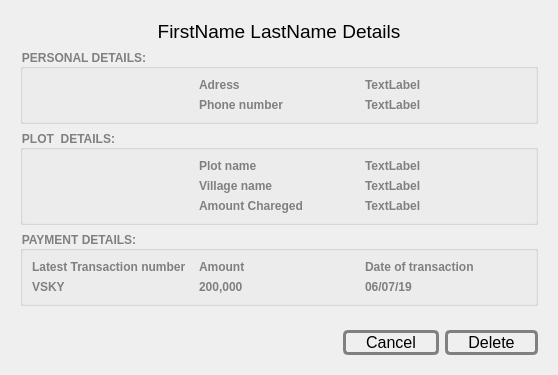
<?xml version="1.0" encoding="UTF-8"?>
<ui version="4.0">
 <class>Dialog</class>
 <widget class="QDialog" name="Dialog">
  <property name="windowModality">
   <enum>Qt::WindowModal</enum>
  </property>
  <property name="geometry">
   <rect>
    <x>0</x>
    <y>0</y>
    <width>558</width>
    <height>349</height>
   </rect>
  </property>
  <property name="windowTitle">
   <string>Dialog</string>
  </property>
  <layout class="QVBoxLayout" name="verticalLayout">
   <item>
    <widget class="QWidget" name="widget" native="true">
     <layout class="QVBoxLayout" name="verticalLayout_2">
      <item>
       <widget class="QLabel" name="title">
        <property name="font">
         <font>
          <pointsize>14</pointsize>
         </font>
        </property>
        <property name="text">
         <string>&lt;html&gt;&lt;head/&gt;&lt;body&gt;&lt;p align=&quot;center&quot;&gt;FirstName LastName  Details&lt;/p&gt;&lt;/body&gt;&lt;/html&gt;</string>
        </property>
       </widget>
      </item>
      <item>
       <widget class="QGroupBox" name="groupBox_2">
        <property name="styleSheet">
         <string notr="true">font:14 bold;
color:grey;</string>
        </property>
        <property name="title">
         <string>PERSONAL DETAILS:</string>
        </property>
        <layout class="QGridLayout" name="gridLayout_2">
         <item row="1" column="1">
          <widget class="QLabel" name="label_10">
           <property name="text">
            <string>Phone number</string>
           </property>
          </widget>
         </item>
         <item row="0" column="1">
          <widget class="QLabel" name="label_8">
           <property name="text">
            <string>Adress</string>
           </property>
          </widget>
         </item>
         <item row="0" column="2">
          <widget class="QLabel" name="address">
           <property name="text">
            <string>TextLabel</string>
           </property>
          </widget>
         </item>
         <item row="1" column="2">
          <widget class="QLabel" name="phone">
           <property name="text">
            <string>TextLabel</string>
           </property>
          </widget>
         </item>
         <item row="0" column="0">
          <widget class="QLabel" name="label_9">
           <property name="text">
            <string/>
           </property>
          </widget>
         </item>
        </layout>
       </widget>
      </item>
      <item>
       <widget class="QGroupBox" name="groupBox">
        <property name="styleSheet">
         <string notr="true">font:14 bold;
color:grey;</string>
        </property>
        <property name="title">
         <string>PLOT  DETAILS:</string>
        </property>
        <layout class="QGridLayout" name="gridLayout">
         <item row="1" column="2">
          <widget class="QLabel" name="village">
           <property name="styleSheet">
            <string notr="true"/>
           </property>
           <property name="text">
            <string>TextLabel</string>
           </property>
          </widget>
         </item>
         <item row="0" column="2">
          <widget class="QLabel" name="plot">
           <property name="text">
            <string>TextLabel</string>
           </property>
          </widget>
         </item>
         <item row="0" column="1">
          <widget class="QLabel" name="label_3">
           <property name="text">
            <string>Plot name</string>
           </property>
          </widget>
         </item>
         <item row="0" column="0">
          <widget class="QLabel" name="label_2">
           <property name="text">
            <string/>
           </property>
          </widget>
         </item>
         <item row="1" column="1">
          <widget class="QLabel" name="label_5">
           <property name="text">
            <string>Village name</string>
           </property>
          </widget>
         </item>
         <item row="2" column="1">
          <widget class="QLabel" name="label_17">
           <property name="text">
            <string>Amount Chareged</string>
           </property>
          </widget>
         </item>
         <item row="2" column="2">
          <widget class="QLabel" name="charged">
           <property name="text">
            <string>TextLabel</string>
           </property>
          </widget>
         </item>
        </layout>
       </widget>
      </item>
      <item>
       <widget class="QGroupBox" name="groupBox_3">
        <property name="styleSheet">
         <string notr="true">font:14 bold;
color:grey</string>
        </property>
        <property name="title">
         <string>PAYMENT DETAILS:</string>
        </property>
        <layout class="QGridLayout" name="gridLayout_3">
         <item row="1" column="2">
          <widget class="QLabel" name="date_t">
           <property name="text">
            <string>06/07/19</string>
           </property>
          </widget>
         </item>
         <item row="1" column="0">
          <widget class="QLabel" name="t_number">
           <property name="text">
            <string>VSKY</string>
           </property>
          </widget>
         </item>
         <item row="0" column="1">
          <widget class="QLabel" name="label_13">
           <property name="text">
            <string>Amount</string>
           </property>
          </widget>
         </item>
         <item row="0" column="0">
          <widget class="QLabel" name="label_14">
           <property name="text">
            <string>Latest Transaction number</string>
           </property>
          </widget>
         </item>
         <item row="1" column="1">
          <widget class="QLabel" name="amount">
           <property name="text">
            <string>200,000</string>
           </property>
          </widget>
         </item>
         <item row="0" column="2">
          <widget class="QLabel" name="label_12">
           <property name="text">
            <string>Date of transaction</string>
           </property>
          </widget>
         </item>
        </layout>
       </widget>
      </item>
     </layout>
    </widget>
   </item>
   <item>
    <widget class="QWidget" name="widget_2" native="true">
     <layout class="QHBoxLayout" name="horizontalLayout">
      <item>
       <spacer name="horizontalSpacer">
        <property name="orientation">
         <enum>Qt::Horizontal</enum>
        </property>
        <property name="sizeHint" stdset="0">
         <size>
          <width>40</width>
          <height>20</height>
         </size>
        </property>
       </spacer>
      </item>
      <item>
       <widget class="QPushButton" name="details_cancel">
        <property name="font">
         <font>
          <pointsize>12</pointsize>
         </font>
        </property>
        <property name="styleSheet">
         <string notr="true">margin: 0px;
border: 3px solid grey;
padding-right:20px;
padding-left:20px;
border-radius:5px;</string>
        </property>
        <property name="text">
         <string>Cancel</string>
        </property>
       </widget>
      </item>
      <item>
       <widget class="QPushButton" name="details_delete">
        <property name="font">
         <font>
          <pointsize>12</pointsize>
         </font>
        </property>
        <property name="styleSheet">
         <string notr="true">margin: 0px;
border: 3px solid grey;
padding-right:20px;
padding-left:20px;
border-radius:5px;</string>
        </property>
        <property name="text">
         <string>Delete</string>
        </property>
       </widget>
      </item>
     </layout>
    </widget>
   </item>
  </layout>
 </widget>
 <resources/>
 <connections/>
</ui>
